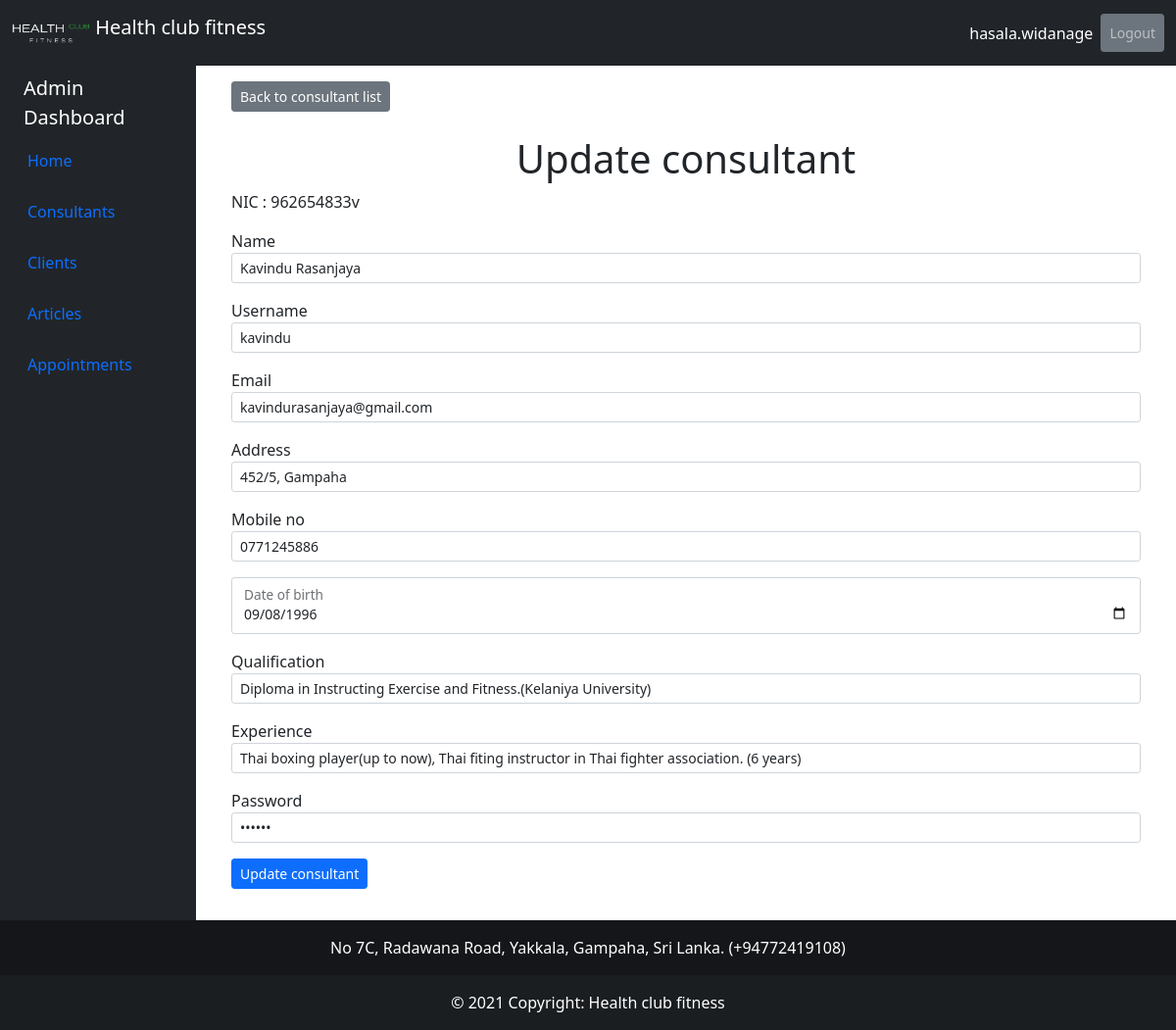
The app's page /consultant_update.php?nic=962654833v (signed in) with its own data.
### tables this page shows
CREATE TABLE IF NOT EXISTS `consultant` (
  `nic` varchar(15) NOT NULL,
  `name` varchar(50) NOT NULL,
  `username` varchar(20) NOT NULL,
  `email` varchar(50) NOT NULL,
  `address` varchar(100) NOT NULL,
  `mobile_no` varchar(50) NOT NULL,
  `dob` varchar(10) NOT NULL,
  `qualification` varchar(300) NOT NULL,
  `experience` varchar(300) NOT NULL,
  `password` varchar(20) NOT NULL,
  `date_joined` timestamp NOT NULL DEFAULT CURRENT_TIMESTAMP,
  `deletion_indicator` varchar(20) DEFAULT NULL,
  PRIMARY KEY (`nic`)
);

### consultant_update.php (the view, shortened to what this page needs)
<?php
$servername='localhost';
$username='root';
$password='';
$dbname = "health_club_fitness";
$conn=mysqli_connect($servername,$username,$password,"$dbname");
$result = mysqli_query($conn,"SELECT nic,name,username,email,address,mobile_no,dob,qualification,experience,password FROM consultant WHERE nic='" . $_GET['nic'] . "'");
$row= mysqli_fetch_array($result);
?>
<!DOCTYPE html>
<html lang="en">
<head>
    <link href="https://cdn.jsdelivr.net/npm/bootstrap@5.0.1/dist/css/bootstrap.min.css" rel="stylesheet">
</head>
<body>
<nav class="navbar navbar-expand-lg navbar-dark bg-dark ">
  <div class="container-fluid">
    <a class="navbar-brand" href="#">
    <img src="image/logo/HealthClubLogo.png" alt="" width="80" height="40" class="d-inline-block align-text-top">
        Health club fitness</a>
    <div class="collapse navbar-collapse" id="navbarNav">
      <ul class="navbar-nav ms-auto mb-2 mb-lg-0">
        <li class="nav-item ">
          <a class="nav-link active"><?php echo $_SESSION['AdminUser']; ?></a>
        </li>
        <li class="nav-item">
          <a class="nav-link btn btn-secondary btn-sm" role="button" href = "logout.php">Logout</a>
        </li>
      </ul>
    </div>
  </div>
</nav>
<div class="container-fluid">
    <div class="row flex-nowrap">
        <div class="col-auto col-md-3 col-xl-2 px-sm-2 px-0 bg-dark">
            <div class="d-flex flex-column align-items-center align-items-sm-start px-3 pt-2 text-white min-vh-100">
                <span class="fs-5 d-none d-sm-inline">Admin Dashboard</span>
                <ul class="nav nav-pills flex-column mb-sm-auto mb-0 align-items-center align-items-sm-start" id="menu">
                    <li class="nav-item">
                        <a href="admin_dashboard.php" class="nav-link align-middle px-0">
                            <i class="fs-4 bi-house"></i> <span class="ms-1 d-none d-sm-inline">Home</span>
                        </a>
                    </li>
                    <li class="nav-item">
                        <a href="consultant_list.php" class="nav-link align-middle px-0">
                            <i class="fs-4 bi-house"></i> <span class="ms-1 d-none d-sm-inline">Consultants</span>
                        </a>
                    </li>
                    <li class="nav-item">
                        <a href="client_list_admin.php" class="nav-link align-middle px-0">
                            <i class="fs-4 bi-house"></i> <span class="ms-1 d-none d-sm-inline">Clients</span>
                        </a>
                    </li>
                    <li class="nav-item">
                        <a href="article_upload.php" class="nav-link align-middle px-0">
                            <i class="fs-4 bi-house"></i> <span class="ms-1 d-none d-sm-inline">Articles</span>
                        </a>
                    </li>
                    <li class="nav-item">
                        <a href="appointment_list.php" class="nav-link align-middle px-0">
                            <i class="fs-4 bi-house"></i> <span class="ms-1 d-none d-sm-inline">Appointments</span>
                        </a>
                    </li>
                </ul>
            </div>
        </div>
        <div class="col py-3">
<div class="container px-4">
<form name="frmUser" method="post" action="" enctype="multipart/form-data" class="align-items-center">
<a class="btn btn-secondary btn-sm" href="consultant_list.php" role="button">Back to consultant list</a>
  <h5 class="display-6 text-center">Update consultant</h5>
<div class="col-auto mb-3">
NIC : <?php echo $row['nic']; ?>
</div>
<div class="col-auto mb-3">
Name
<input type="text" class="form-control form-control-sm" name="name" pattern="[A-Za-z ]+" value="<?php echo $row['name']; ?>">
</div>
<div class="col-auto mb-3">
Username
<input type="text" class="form-control form-control-sm" name="username" pattern="[A-Za-z.]{5,20}" value="<?php echo $row['username']; ?>">
</div>
<div class="col-auto mb-3">
Email
<input type="email" class="form-control form-control-sm" name="email" pattern="[a-z0-9._%+-]+@[a-z0-9.-]+\.[a-z]{2,4}$" value="<?php echo $row['email']; ?>">
</div>
<div class="col-auto mb-3">
Address
<input type="text" class="form-control form-control-sm" name="address" minlength="5" maxlength="100" value="<?php echo $row['address']; ?>">
</div>
<div class="col-auto mb-3">
Mobile no
<input type="tel" class="form-control form-control-sm" name="mobile_no" pattern="0[0-9]{9}" value="<?php echo $row['mobile_no']; ?>">
</div>
<div class="col-auto form-floating mb-3">
<input type="Date" class="form-control form-control-sm" name="dob" value="<?php echo $row['dob']; ?>">
<label for="floatingInput">Date of birth</label>
</div>
<div class="col-auto mb-3">
Qualification
<input type="text" class="form-control form-control-sm" name="qualification" value="<?php echo $row['qualification']; ?>">
</div>
<div class="col-auto mb-3">
Experience
<input type="text" class="form-control form-control-sm" name="experience" value="<?php echo $row['experience']; ?>">
</div>
<div class="col-auto mb-3">
Password
<input type="password" class="form-control form-control-sm" name="password" class="txtField" pattern="(?=.*\d)(?=.*[a-z])(?=.*[A-Z]).{8,}" title="Must contain at least one number and one uppercase and lowercase letter, and at least 8 or more characters" value="<?php echo $row['password']; ?>">
</div>
<div class="col-auto mb-3">
<button type="submit" class="btn btn-primary btn-sm" name="submit" value="Submit" class="buttom">Update consultant</button>
</div>
</form>
</div>
        </div>
    </div>
</div>
<footer class="bg-dark text-center text-white">
    <div class="text-center p-3" style="background-color: rgba(0, 0, 0, 0.4);">
        No 7C, Radawana Road, Yakkala, Gampaha, Sri Lanka. (+94772419108)
    </div>
    <div class="text-center p-3" style="background-color: rgba(0, 0, 0, 0.2);">
    © 2021 Copyright: Health club fitness
    </div>
</footer>
</body>
</html>

### records on screen
consultant: nic "962654833v", name "Kavindu Rasanjaya", username "kavindu", email "kavindurasanjaya@gmail.com", address "452/5, Gampaha", mobile_no "0771245886", dob "09/08/1996", qualification "Diploma in Instructing Exercise and Fitness.(Kelaniya University)", experience "Thai boxing player(up to now), Thai fiting instructor in Thai fighter association. (6 years)"

### other values on screen
$_SESSION['AdminUser'] "hasala.widanage"
